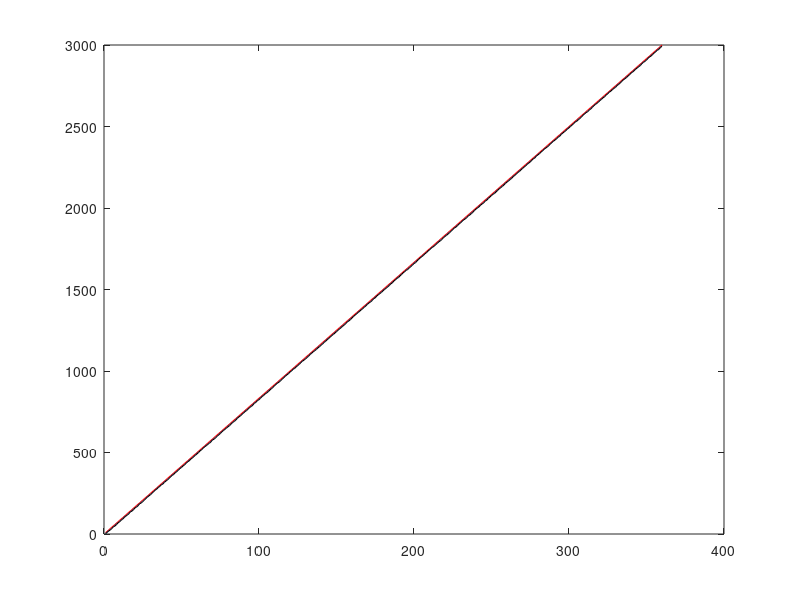
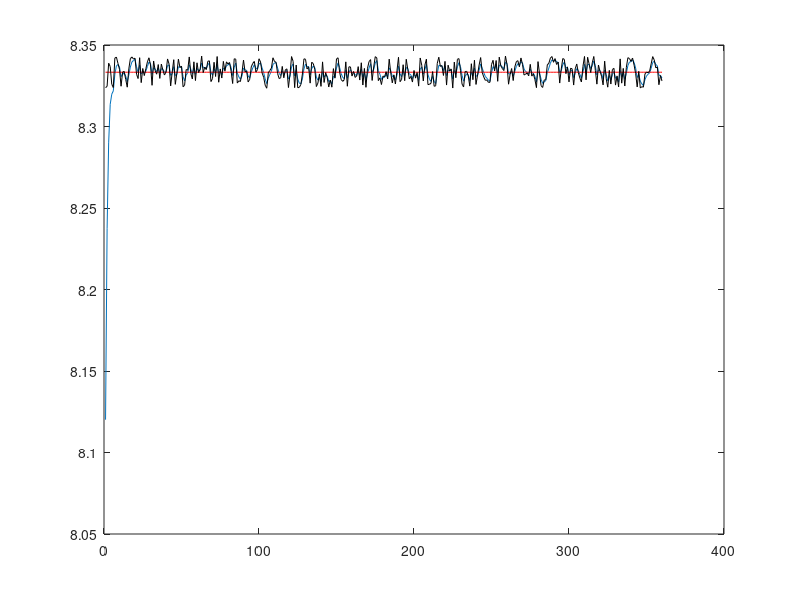

Here is the MATLAB script that generated these plots, in order:
% Extended Kalman Filter Reinforcement learning
clear all;
clc;

% init
dt = 1/1; % 50hz
x = [-3 7]'; % x0=0m, v0 = 30km/h(= 0.166667m/hz)
P = [10 0;
    0 10];
A = [1 dt;
    0 1];
Q = [10 0;
    0 1];
H = [0 1];
    
R = 2; % var(pos) = 2m, var(vel) = 3km/h

z_pos_min=-2; z_pos_max=2;
z_vel_min=-0.01; z_vel_max=0.01;

t_length = 360/dt; % sec/dt
z_vel_true = 8.3333; % 30km/h(= 0.166667m/hz)

% save estimation value
estimated_x = zeros(1,t_length);
estimated_v = zeros(1,t_length);
% save measurement value
measurement_x = zeros(1,t_length);
measurement_v = zeros(1,t_length);

% save true value
z_pos_true = 0;
true_pos_set = zeros(1,t_length);
true_vel_set = zeros(1,t_length);

for i=1:t_length
    
    z_pos_true = z_pos_true; 
    z_pos_error = z_pos_min+rand(1)*(z_pos_max-z_pos_min);    
    z_vel_true = z_vel_true; 
    z_vel_error = z_vel_min+rand(1)*(z_vel_max-z_vel_min);    
    %z = [z_pos_true+z_pos_error z_vel_true+z_vel_error]';
    z = z_vel_true+z_vel_error;
    
    xp = A*x;
    Pp = A*P*A' + Q;
    
    y = z - H*xp;
    S = H*Pp*H' + R;
    K = Pp*H'*inv(S);
    
    x = xp + K*y;
    P = Pp-K*H*Pp;
    
    % estimation
    estimated_x(i) = x(1);
    estimated_v(i) = x(2);
    
    % measurement
    measurement_x(i) = z_pos_true+z_pos_error;
    measurement_v(i) = z_vel_true+z_vel_error;
    
    % true
    z_pos_true = z_pos_true + z_vel_true*dt;
    true_pos_set(i) = z_pos_true;
    true_vel_set(i) = z_vel_true;
%     plot(i,x(2),'b.');
%     hold on
%     drawnow
end
figure
plot(estimated_x); hold on;
plot(true_pos_set, 'r');
plot(measurement_x, 'k');
figure
plot(estimated_v); hold on;
plot(true_vel_set, 'r');
plot(measurement_v, 'k');